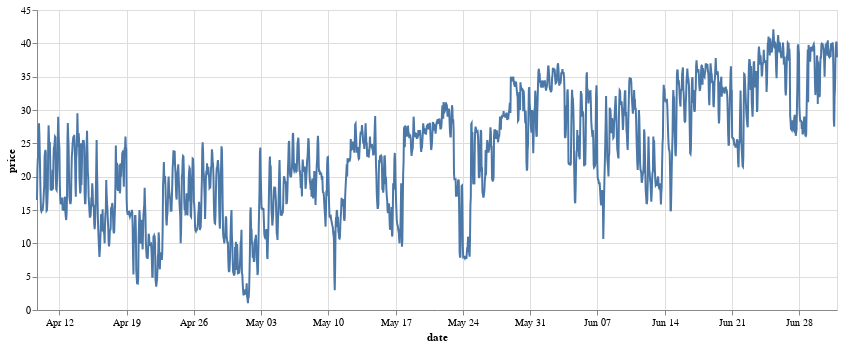

Here is the notebook cell this chart was saved with:
### Code cell
alt.Chart(realdata).mark_line().encode(
    x="date:T",
    y="price"
).properties(
   width=800
)

### Figure 1 — Vega-Lite specification as saved in the notebook (floating-point values rounded to 4 significant figures; data arrays with more than 128 entries replaced by an {"elided": "..."} marker saying what was removed)
{"config": {"view": {"continuousWidth": 400, "continuousHeight": 300}}, "data": {"name": "data-301f9f28f0d540a5bc6338e5bb2879d3"}, "mark": "line", "encoding": {"x": {"type": "temporal", "field": "date"}, "y": {"type": "quantitative", "field": "price"}}, "width": 800, "$schema": "https://vega.github.io/schema/vega-lite/v4.0.2.json", "datasets": {"data-301f9f28f0d540a5bc6338e5bb2879d3": {"elided": "2000 records"}}}
